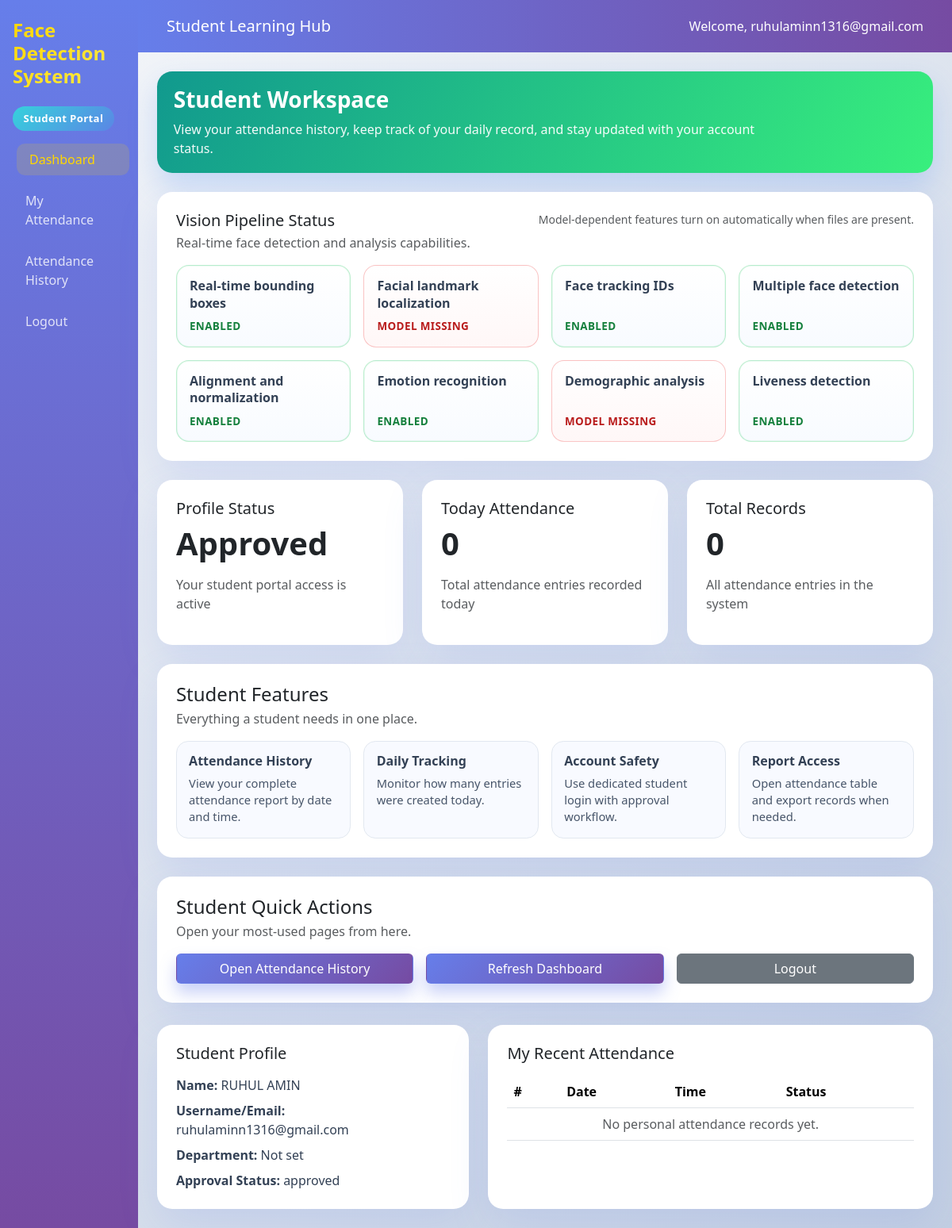
Page /user_dashboard (signed in) on the committed database.
### tables this page shows
CREATE TABLE Users (
            id INTEGER PRIMARY KEY AUTOINCREMENT,
            username TEXT UNIQUE NOT NULL,
            password TEXT NOT NULL,
            role TEXT DEFAULT 'user'
        , full_name TEXT, department TEXT, approval_status TEXT DEFAULT 'pending', created_at TEXT, approved_at TEXT, approved_by TEXT, auth_provider TEXT DEFAULT 'password');

### app.py (the view)
@app.route("/user_dashboard")
def user_dashboard():
    if not session.get("user") or session.get("role") != "student":
        return redirect(url_for("login"))
    conn = get_db()
    user = conn.execute("SELECT * FROM Users WHERE username = ?", (session["user"],)).fetchone()
    if not user or is_student_pending(user):
        conn.close()
        session.pop("user", None)
        session.pop("role", None)
        flash("Your account is pending admin approval.", "warning")
        return redirect(url_for("login"))
    today = datetime.now().strftime("%Y-%m-%d")
    student_names = [value for value in [user["full_name"], user["username"]] if value]
    student_names = list(dict.fromkeys(student_names))
    total_records = 0
    today_records = 0
    recent_attendance = []
    if student_names:
        placeholders = ",".join("?" * len(student_names))
        total_records = conn.execute(
            f"SELECT COUNT(*) FROM Attendance WHERE name IN ({placeholders})",
            student_names,
        ).fetchone()[0]
        today_records = conn.execute(
            f"SELECT COUNT(*) FROM Attendance WHERE date = ? AND name IN ({placeholders})",
            [today, *student_names],
        ).fetchone()[0]
        recent_attendance = conn.execute(
            f"SELECT * FROM Attendance WHERE name IN ({placeholders}) ORDER BY id DESC LIMIT 5",
            student_names,
        ).fetchall()
    conn.close()
    capability_status = {
        "real_time_boxes": True,
        "facial_landmarks": has_facemark_support() and os.path.exists(LBF_LANDMARK_MODEL),
        "face_tracking": True,
        "multiple_faces": True,
        "alignment_normalization": True,
        "emotion_recognition": True,
        "demographic_analysis": all(
            os.path.exists(path) for path in [AGE_PROTO, AGE_MODEL, GENDER_PROTO, GENDER_MODEL]
        ),
        "liveness_detection": True,
    }
    capability_items = [
        ("real_time_boxes", "Real-time bounding boxes"),
        ("facial_landmarks", "Facial landmark localization"),
        ("face_tracking", "Face tracking IDs"),
        ("multiple_faces", "Multiple face detection"),
        ("alignment_normalization", "Alignment and normalization"),
        ("emotion_recognition", "Emotion recognition"),
        ("demographic_analysis", "Demographic analysis"),
        ("liveness_detection", "Liveness detection"),
    ]
    return render_template(
        "dashboard.html",
        student_count=0,
        total_student_accounts=0,
        approved_student_accounts=0,
        pending_student_requests=0,
        pending_users=[],
        approved_users=[],
        total_records=total_records,
        today_records=today_records,
        recent_attendance=recent_attendance,
        student_profile=user,
        recent_students=[],
        capability_status=capability_status,
        capability_items=capability_items,
        is_admin=False,
    )

### templates/dashboard.html (shortened to what this page needs)
<!doctype html>
<html lang="en">
  <head>
    <link href="https://cdn.jsdelivr.net/npm/bootstrap@5.3.2/dist/css/bootstrap.min.css" rel="stylesheet" />
    <link rel="stylesheet" href="{{ url_for('static', filename='css/style.css') }}" />
  </head>
  <body>
    <div class="d-flex">
      <div class="sidebar">
        <h4 class="text-white mb-4">Face Detection System</h4>
        <div class="portal-badge {{ 'teacher' if is_admin else 'student' }} mb-3">
          {{ 'Teacher Portal' if is_admin else 'Student Portal' }}
        </div>
        <nav class="nav flex-column">
          <a class="nav-link active" href="{{ url_for('dashboard') }}">Dashboard</a>
          {% if is_admin %}
          <a class="nav-link" href="{{ url_for('register') }}">Student Management</a>
          <a class="nav-link" href="{{ url_for('scanner') }}">Attendance Scanner</a>
          {% else %}
          <a class="nav-link" href="{{ url_for('records') }}">My Attendance</a>
          {% endif %}
          <a class="nav-link" href="{{ url_for('records') }}">{{ 'Attendance Records' if is_admin else 'Attendance History' }}</a>
          <a class="nav-link" href="{{ url_for('logout') }}">Logout</a>
        </nav>
      </div>
      <div class="flex-grow-1">
        <nav class="navbar navbar-expand-lg navbar-custom px-4 py-3">
          <div class="container-fluid">
            <span class="navbar-brand mb-0 h1 text-white">{{ 'Teacher Control Center' if is_admin else 'Student Learning Hub' }}</span>
            <div class="text-white">Welcome, {{ session['user'] }}</div>
          </div>
        </nav>
        <main class="p-4">
          <div class="role-hero {{ 'teacher' if is_admin else 'student' }} mb-4">
            <div class="role-hero-content">
              <h3 class="mb-2">{{ 'Teacher Workspace' if is_admin else 'Student Workspace' }}</h3>
              <p class="mb-0">
                {% if is_admin %}
                Approve student requests, register face profiles, and run smart scanner from one dashboard.
                {% else %}
                View your attendance history, keep track of your daily record, and stay updated with your account status.
                {% endif %}
              </p>
            </div>
          </div>
          <div class="card card-custom p-4 mb-4">
            <div class="d-flex justify-content-between align-items-start flex-wrap gap-2 mb-3">
              <div>
                <h5 class="mb-1">Vision Pipeline Status</h5>
                <p class="text-muted mb-0">Real-time face detection and analysis capabilities.</p>
              </div>
              <div class="text-muted small">Model-dependent features turn on automatically when files are present.</div>
            </div>
            <div class="row g-3">
              {% for capability_key, capability_label in capability_items %}
              <div class="col-sm-6 col-lg-3">
                <div class="capability-pill {{ 'available' if capability_status.get(capability_key) else 'unavailable' }}">
                  <span>{{ capability_label }}</span>
                  <strong>{{ 'Enabled' if capability_status.get(capability_key) else 'Model missing' }}</strong>
                </div>
              </div>
              {% endfor %}
            </div>
          </div>
          <div class="row g-4 mb-4">
            <div class="col-md-4">
              <div class="card card-custom p-4 h-100">
                {% if is_admin %}
                <h5>Face Profiles</h5>
                <p class="display-6 fw-bold">{{ student_count }}</p>
                <p class="text-muted">Total students with registered face data</p>
                {% else %}
                <h5>Profile Status</h5>
                <p class="display-6 fw-bold">Approved</p>
                <p class="text-muted">Your student portal access is active</p>
                {% endif %}
              </div>
            </div>
            <div class="col-md-4">
              <div class="card card-custom p-4 h-100">
                {% if is_admin %}
                <h5>Pending Requests</h5>
                <p class="display-6 fw-bold">{{ pending_student_requests }}</p>
                <p class="text-muted">Students waiting for teacher approval</p>
                {% else %}
                <h5>Today Attendance</h5>
                <p class="display-6 fw-bold">{{ today_records }}</p>
                <p class="text-muted">Total attendance entries recorded today</p>
                {% endif %}
              </div>
            </div>
            <div class="col-md-4">
              <div class="card card-custom p-4 h-100">
                {% if is_admin %}
                <h5>Approved Accounts</h5>
                <p class="display-6 fw-bold">{{ approved_student_accounts }}/{{ total_student_accounts }}</p>
                <p class="text-muted">Approved student logins vs total requests</p>
                {% else %}
                <h5>Total Records</h5>
                <p class="display-6 fw-bold">{{ total_records }}</p>
                <p class="text-muted">All attendance entries in the system</p>
                {% endif %}
              </div>
            </div>
          </div>
          {% if is_admin %}
          <div class="card card-custom p-4 mb-4">
            <div class="d-flex justify-content-between align-items-center mb-3">
              <div>
                <h4 class="mb-1">Teacher Features</h4>
                <p class="text-muted mb-0">Power tools for teachers and attendance coordinators.</p>
              </div>
            </div>
            <div class="row g-3 feature-grid">
              <div class="col-md-6 col-xl-3">
                <div class="feature-box">
                  <h6>Student Approval</h6>
                  <p>Review and approve new student signup requests quickly.</p>
                </div>
              </div>
              <div class="col-md-6 col-xl-3">
                <div class="feature-box">
                  <h6>Face Profile Setup</h6>
                  <p>Register student image and keep profile list updated.</p>
                </div>
              </div>
              <div class="col-md-6 col-xl-3">
                <div class="feature-box">
                  <h6>Live Scanner</h6>
                  <p>Run camera-based attendance scanner in real time.</p>
                </div>
              </div>
              <div class="col-md-6 col-xl-3">
                <div class="feature-box">
                  <h6>Records Export</h6>
                  <p>Track and download attendance reports for review.</p>
                </div>
              </div>
            </div>
          </div>
          <div class="card card-custom p-4">
            <div class="d-flex justify-content-between align-items-center mb-3">
              <div>
                <h4 class="mb-1">Quick Actions</h4>
                <p class="text-muted mb-0">Jump directly to core teacher modules.</p>
              </div>
            </div>
            <div class="row g-3">
              <div class="col-sm-6 col-xl-3">
                <a href="{{ url_for('register') }}" class="btn btn-primary w-100">Manage Students</a>
              </div>
              <div class="col-sm-6 col-xl-3">
                <a href="{{ url_for('scanner') }}" class="btn btn-primary w-100">Start Scanner</a>
              </div>
              <div class="col-sm-6 col-xl-3">
                <a href="{{ url_for('records') }}" class="btn btn-primary w-100">View Records</a>
              </div>
              <div class="col-sm-6 col-xl-3">
                <a href="{{ url_for('logout') }}" class="btn btn-secondary w-100">Logout</a>
              </div>
            </div>
          </div>
          {% else %}
          <div class="card card-custom p-4 mb-4">
            <div class="d-flex justify-content-between align-items-center mb-3">
              <div>
                <h4 class="mb-1">Student Features</h4>
                <p class="text-muted mb-0">Everything a student needs in one place.</p>
              </div>
            </div>
            <div class="row g-3 feature-grid">
              <div class="col-md-6 col-xl-3">
                <div class="feature-box">
                  <h6>Attendance History</h6>
                  <p>View your complete attendance report by date and time.</p>
                </div>
              </div>
              <div class="col-md-6 col-xl-3">
                <div class="feature-box">
                  <h6>Daily Tracking</h6>
                  <p>Monitor how many entries were created today.</p>
                </div>
              </div>
              <div class="col-md-6 col-xl-3">
                <div class="feature-box">
                  <h6>Account Safety</h6>
                  <p>Use dedicated student login with approval workflow.</p>
                </div>
              </div>
              <div class="col-md-6 col-xl-3">
                <div class="feature-box">
                  <h6>Report Access</h6>
                  <p>Open attendance table and export records when needed.</p>
                </div>
              </div>
            </div>
          </div>
          <div class="card card-custom p-4">
            <div class="d-flex justify-content-between align-items-center mb-3">
              <div>
                <h4 class="mb-1">Student Quick Actions</h4>
                <p class="text-muted mb-0">Open your most-used pages from here.</p>
              </div>
            </div>
            <div class="row g-3">
              <div class="col-sm-6 col-xl-4">
                <a href="{{ url_for('records') }}" class="btn btn-primary w-100">Open Attendance History</a>
              </div>
              <div class="col-sm-6 col-xl-4">
                <a href="{{ url_for('dashboard') }}" class="btn btn-primary w-100">Refresh Dashboard</a>
              </div>
              <div class="col-sm-6 col-xl-4">
                <a href="{{ url_for('logout') }}" class="btn btn-secondary w-100">Logout</a>
              </div>
            </div>
          </div>
          <div class="row g-4 mt-1">
            <div class="col-lg-5">
              <div class="card card-custom p-4 h-100">
                <h5 class="mb-3">Student Profile</h5>
                <div class="profile-meta">
                  <p><strong>Name:</strong> {{ student_profile['full_name'] or student_profile['username'] }}</p>
                  <p><strong>Username/Email:</strong> {{ student_profile['username'] }}</p>
                  <p><strong>Department:</strong> {{ student_profile['department'] or 'Not set' }}</p>
                  <p><strong>Approval Status:</strong> {{ student_profile['approval_status'] }}</p>
                </div>
              </div>
            </div>
            <div class="col-lg-7">
              <div class="card card-custom p-4 h-100">
                <h5 class="mb-3">My Recent Attendance</h5>
                <div class="table-responsive">
                  <table class="table table-hover align-middle">
                    <thead>
                      <tr>
                        <th>#</th>
                        <th>Date</th>
                        <th>Time</th>
                        <th>Status</th>
                      </tr>
                    </thead>
                    <tbody>
                      {% if recent_attendance %}
                        {% for item in recent_attendance %}
                        <tr>
                          <td>{{ loop.index }}</td>
                          <td>{{ item['date'] }}</td>
                          <td>{{ item['time'] }}</td>
                          <td>{{ item['status'] }}</td>
                        </tr>
                        {% endfor %}
                      {% else %}
                        <tr>
                          <td colspan="4" class="text-center text-muted">No personal attendance records yet.</td>
                        </tr>
                      {% endif %}
                    </tbody>
                  </table>
                </div>
              </div>
            </div>
          </div>
          {% endif %}
        </main>
      </div>
    </div>
  </body>
</html>

### rows in the picture
Users: user "ruhulaminn1316@gmail.com", full_name "RUHUL AMIN", username "ruhulaminn1316@gmail.com", approval_status "approved"

### other values in the picture
{{ 'Teacher Portal' if is_admin else 'Student Portal' }} "Student Portal"
{{ 'Attendance Records' if is_admin else 'Attendance History' }} "Attendance History"
{{ 'Teacher Control Center' if is_admin else 'Student Learning Hub' }} "Student Learning Hub"
{{ 'Teacher Workspace' if is_admin else 'Student Workspace' }} "Student Workspace"
{{ capability_label }} "Real-time bounding boxes" "Facial landmark localization" "Face tracking IDs" "Multiple face detection" "Alignment and normalization" "Emotion recognition" "Demographic analysis" "Liveness detection"
{{ today_records }} "0"
{{ total_records }} "0"
{{ student_profile['department'] or 'Not set' }} "Not set"
